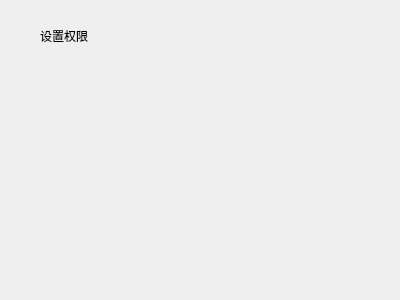
<?xml version="1.0" encoding="UTF-8"?>
<ui version="4.0">
 <class>SetPermissions</class>
 <widget class="QWidget" name="SetPermissions">
  <property name="geometry">
   <rect>
    <x>0</x>
    <y>0</y>
    <width>400</width>
    <height>300</height>
   </rect>
  </property>
  <property name="windowTitle">
   <string>Form</string>
  </property>
  <widget class="QLabel" name="label">
   <property name="geometry">
    <rect>
     <x>40</x>
     <y>30</y>
     <width>54</width>
     <height>12</height>
    </rect>
   </property>
   <property name="text">
    <string>设置权限</string>
   </property>
  </widget>
 </widget>
 <resources/>
 <connections/>
</ui>
